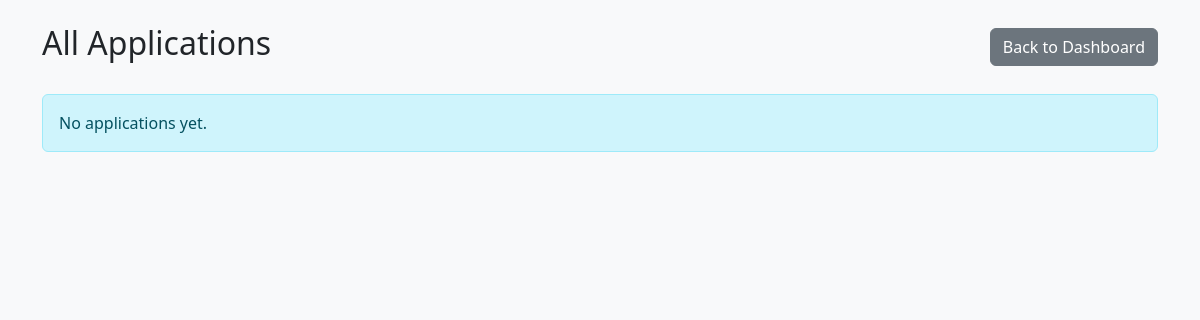
The app's page /applications/admin/list/ (signed in), older data.
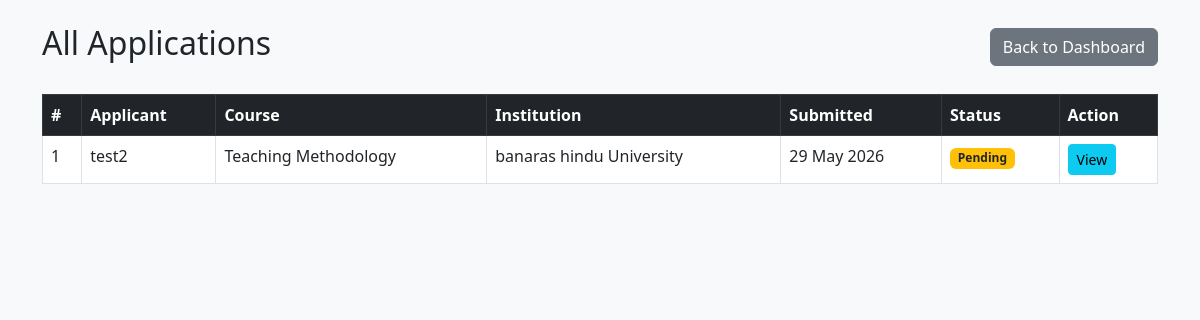
The same page, newer data.
### applications/models.py (models this page shows, shortened)
class Application(models.Model):
    STATUS_CHOICES = [
        ('pending', 'Pending'),
        ('approved', 'Approved'),
        ('rejected', 'Rejected'),
    ]
    applicant = models.ForeignKey(CustomUser, on_delete=models.CASCADE)
    course = models.ForeignKey(Course, on_delete=models.CASCADE)
    status = models.CharField(max_length=20, choices=STATUS_CHOICES, default='pending')
    full_name = models.CharField(max_length=255)
    email = models.EmailField()
    phone = models.CharField(max_length=15)
    institution = models.CharField(max_length=255)
    designation = models.CharField(max_length=100)
    state = models.CharField(max_length=100)
    original_form = models.FileField(upload_to='applications/forms/', blank=True, null=True)
    hod_signed_form = models.FileField(upload_to='applications/hod_signed/', blank=True, null=True)
    admin_remarks = models.TextField(blank=True)
    submitted_at = models.DateTimeField(auto_now_add=True)
    updated_at = models.DateTimeField(auto_now=True)
    class Meta:
        unique_together = ['applicant', 'course']  # one application per course

### courses/models.py (models this page shows, shortened)
class Course(models.Model):
    title = models.CharField(max_length=255)
    description = models.TextField()
    eligibility = models.TextField()
    duration = models.CharField(max_length=100)
    start_date = models.DateField()
    end_date = models.DateField()
    total_seats = models.IntegerField()
    seats_filled = models.IntegerField(default=0)
    is_visible = models.BooleanField(default=True)
    is_closed = models.BooleanField(default=False)
    created_by = models.ForeignKey(CustomUser, on_delete=models.SET_NULL, null=True)
    created_at = models.DateTimeField(auto_now_add=True)

### applications/views.py (the view)
# urls.py: path('admin/list/', views.admin_application_list, name='admin_application_list'),
def admin_application_list(request):
    if not request.user.is_authenticated or not request.user.is_superuser and request.user.role != 'admin':
        return redirect('login')
    applications = Application.objects.all().order_by('-submitted_at')
    return render(request, 'applications/admin_application_list.html', {'applications': applications})

### templates/applications/admin_application_list.html (shortened to what this page needs)
{% extends 'base.html' %}
{% block content %}
<div class="container mt-4">
    <div class="d-flex justify-content-between align-items-center mb-4">
        <h2>All Applications</h2>
        <a href="{% url 'admin_dashboard' %}" class="btn btn-secondary">Back to Dashboard</a>
    </div>
    {% if applications %}
    <table class="table table-bordered table-hover">
        <thead class="table-dark">
            <tr>
                <th>#</th>
                <th>Applicant</th>
                <th>Course</th>
                <th>Institution</th>
                <th>Submitted</th>
                <th>Status</th>
                <th>Action</th>
            </tr>
        </thead>
        <tbody>
            {% for app in applications %}
            <tr>
                <td>{{ forloop.counter }}</td>
                <td>{{ app.full_name }}</td>
                <td>{{ app.course.title }}</td>
                <td>{{ app.institution }}</td>
                <td>{{ app.submitted_at|date:"d M Y" }}</td>
                <td>
                    {% if app.status == 'pending' %}
                        <span class="badge bg-warning text-dark">Pending</span>
                    {% elif app.status == 'approved' %}
                        <span class="badge bg-success">Approved</span>
                    {% elif app.status == 'rejected' %}
                        <span class="badge bg-danger">Rejected</span>
                    {% endif %}
                </td>
                <td>
                    <a href="{% url 'admin_application_detail' app.pk %}" class="btn btn-sm btn-info">View</a>
                </td>
            </tr>
            {% endfor %}
        </tbody>
    </table>
    {% else %}
        <div class="alert alert-info">No applications yet.</div>
    {% endif %}
</div>
{% endblock %}

Row changes from the older to the newer data that the page shows:
added Application: full_name "test2", course "Teaching Methodology", institution "banaras hindu University", submitted_at "29 May 2026", status "Pending"
Text that changed along with them:
text no longer shown: "No applications yet."
text now shown: "# Applicant Course Institution Submitted Status Action"
